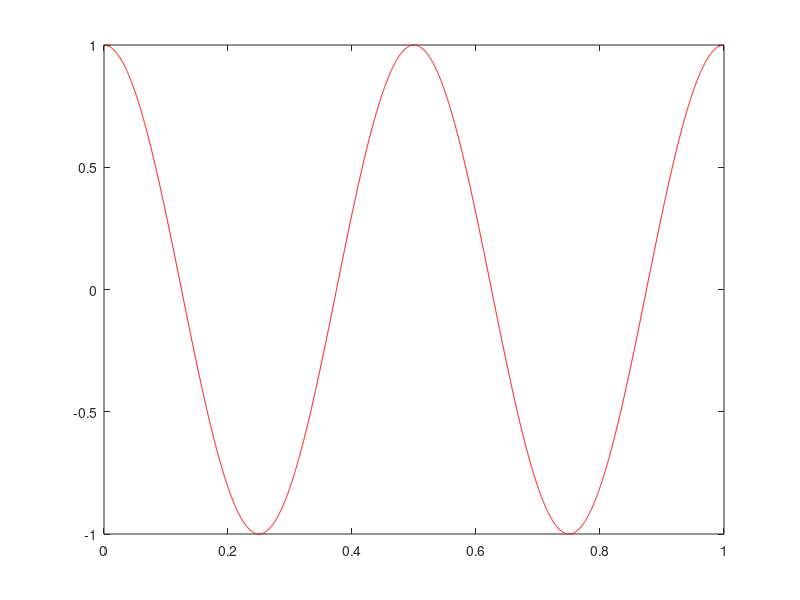

Reproduce this figure in MATLAB. (Note: this script raises an error after producing the figure.)
%---------------------PCM(Pulse Code modulation)-------------------------%
% generation of the function
% fs = sampling frequency
clc
fs = 4000 ;
% time line definition
t = 0:1/fs:1 ;
% function definition 
% be aware the frequency of the function is something else than the 
% sampling frequency
Signal = cos(2*pi*2*t);
% ploting the first one
plot(t,Signal,'r');
hold on ;

%quantizing fixed point numeric 
% for m bits
n = 3;
% as n is the number of digits in the fraction part
% m is the total number of digits of presentation
m = 2*n+1 ;
% quantize the function using the parameters
% as n increase you can see the increase in the efficiency of quantization
% 2*m levels quantization
Quantized_Signal = double(fi(Signal,1,m,n));
%ploting the quantized version
plot(t,Quantized_Signal,'b');
% u decode for decoding 
% encoding 2*m level as y is input
hold off ;

figure ;
digital_signal= uencode( Quantized_Signal ,m);
xlabel('Ts');
ylabel('digital levels');
plot(t,digital_signal,'.');

% mean square quantization 
% get the value of q at each point
mean_square = power(Quantized_Signal - Signal,2);
mean_square_figure = figure ;
XLABEL('time');
YLABEL('quantization error');
% draw q at each point
plot(t,mean_square);
% get the mean square quantization error is the summation * 1/N 
MSE = sum(mean_square)/length(mean_square)

%--------------------------------Your Code-----------------------

% -----------------------------reconstruction from oversampling
% oversampling = figure  ;
% t=0:0.001:1; % time signal
% y=2*cos(2*pi*5*t);
% [B,A] = butter(3,1000/100000,'low'); % butter fly filter
% zero_added_signal=zeros(1,length(y)*10);
% for i=1:length(y)
% zero_added_signal(i*10)=y(i);
% end
% zero_added_signal(1:9)=[];
% % Adding zeros enhances the signal display and don't change the
% %spectrum,it changes sampling freq. only
% t=linspace(0,1,length(zero_added_signal));
% filtered_signal = filter(B,A,zero_added_signal);
% plot(t,filtered_signal,'r');
% xlabel('time');
% ylabel('oversampled signals');
% 
% 
% %-----------------------% construction from minimum sampling--------
% figure;
% % minimum sampling is nyquios frequency = fs = 2*fmax = 10 
% t=0:0.1:1;    % replace ?? with the suitable number
% y=2*cos(2*pi*5*t);
% % fs = 10 nyquios = 2*fmax = 2*5 ;
% [B,A] = butter(10,0.1,'low');
% zero_added_signal=zeros(1,length(y)*10);
% for i=1:length(y)
% zero_added_signal(i*10)=y(i);
% end
% zero_added_signal(1:9)=[];
% t=linspace(0,1,length(zero_added_signal));
% filtered_signal = filter(B,A,zero_added_signal);
% plot(t,filtered_signal,'r')
% XLABEL('time')
% YLABEL('minimum sampled signals')
% s=fft(filtered_signal);
% s=fftshift(s);
% fs=100; % why 100?? Write your comments in the m file
% % because i added the zeros to the signal as it made 100 sample in the
% % second instead of the past fs as 10 
% %(Ts now is 1/100 for the main samples to have 1/10 distance
% %as this distance must be constant)
% freq=linspace(-fs/2,fs/2,length(s));
% figure;
% plot(freq,abs(s))
% xlabel('freq')
% ylabel('magnitude of minimum sampled signals')
% 
% %----------------------under sampling-------------------------------%
% 
% 
% figure;
% t=0:0.2:1;
% y=2*cos(2*pi*5*t);
% % the 2nd argument is the cuttoff frequency of the butterfly filter
% [B,A] = butter(10,0.2,'low');   
% t=linspace(0,1,length(y));
% filtered_signal = filter(B,A,y);
% plot(t,filtered_signal,'r');
% xlabel('time')
% ylabel('under sampled signals')
% s=fft(filtered_signal);
% s=fftshift(s);
% fs = 10 ;
% freq=linspace(-fs/2,fs/2,length(s));
% figure;
% plot(freq,abs(s))
% xlabel('freq axis')
% ylabel('magnitude of under sampled signals')
% 
% %----------------------------Quantize------------------------------%
% t = 0:1/4000:1 ;
% y = cos(2*pi*2*t);
% q = quantizer([m n],'wrap');
% y = quantize(q , y);
% figure ;
% plot(t,y,'.');
% xlabel('time');
% ylabel('quantized signal');
% title('quantize function');
% 

%-----------------------Compand-------------------------------------%

t = 0:1/20:1 ;
y = cos(2*pi*2*t);
out = compand(y,255,max(y),'mu/compressor');
figure ;
plot(t,y,'.');
xlabel('time');
ylabel('compand compressor with M = 255');
out = compand(y,10,max(y),'mu/expander');
figure ;
plot(t,y,'.');
xlabel('time');
ylabel('compand compressor with M = 10');
%-----------------------------------------------------------------%